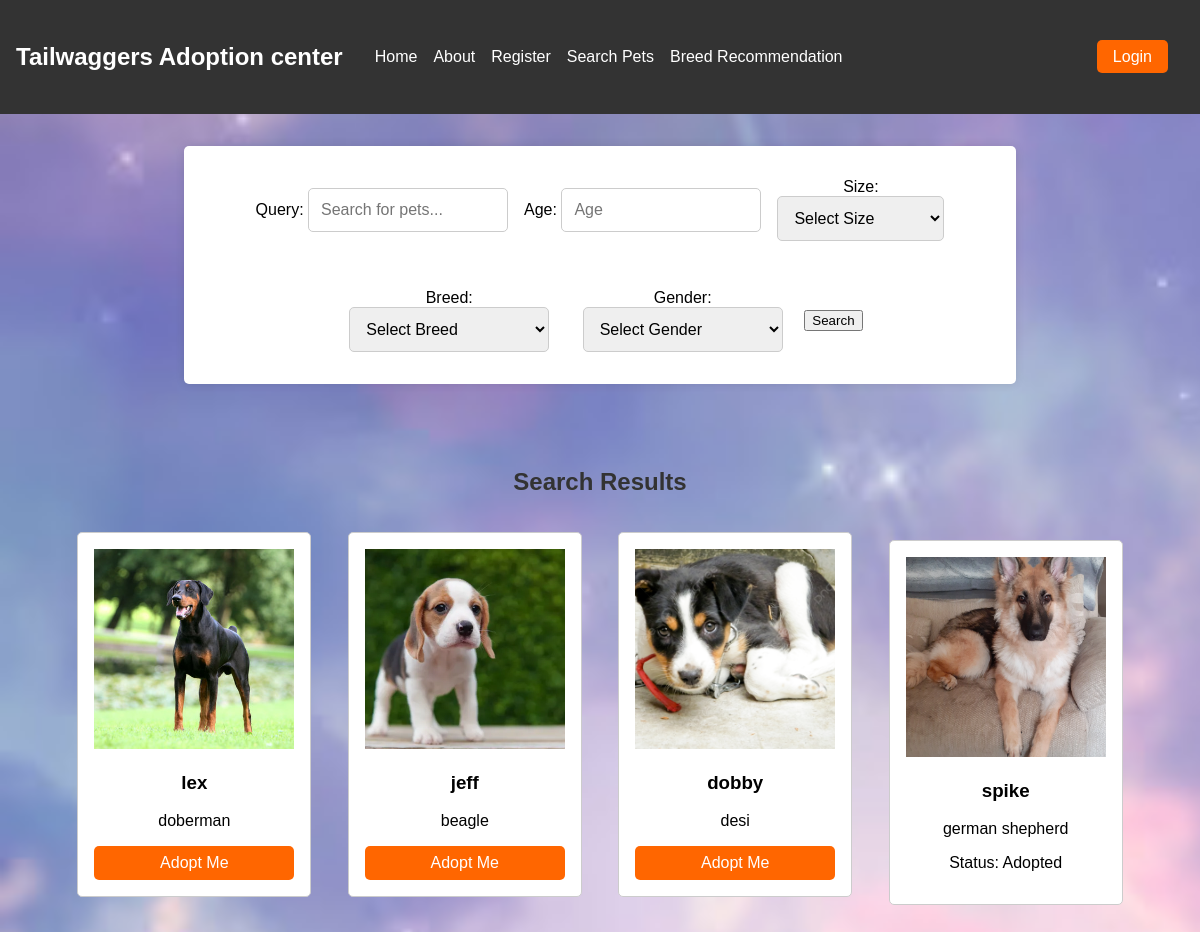
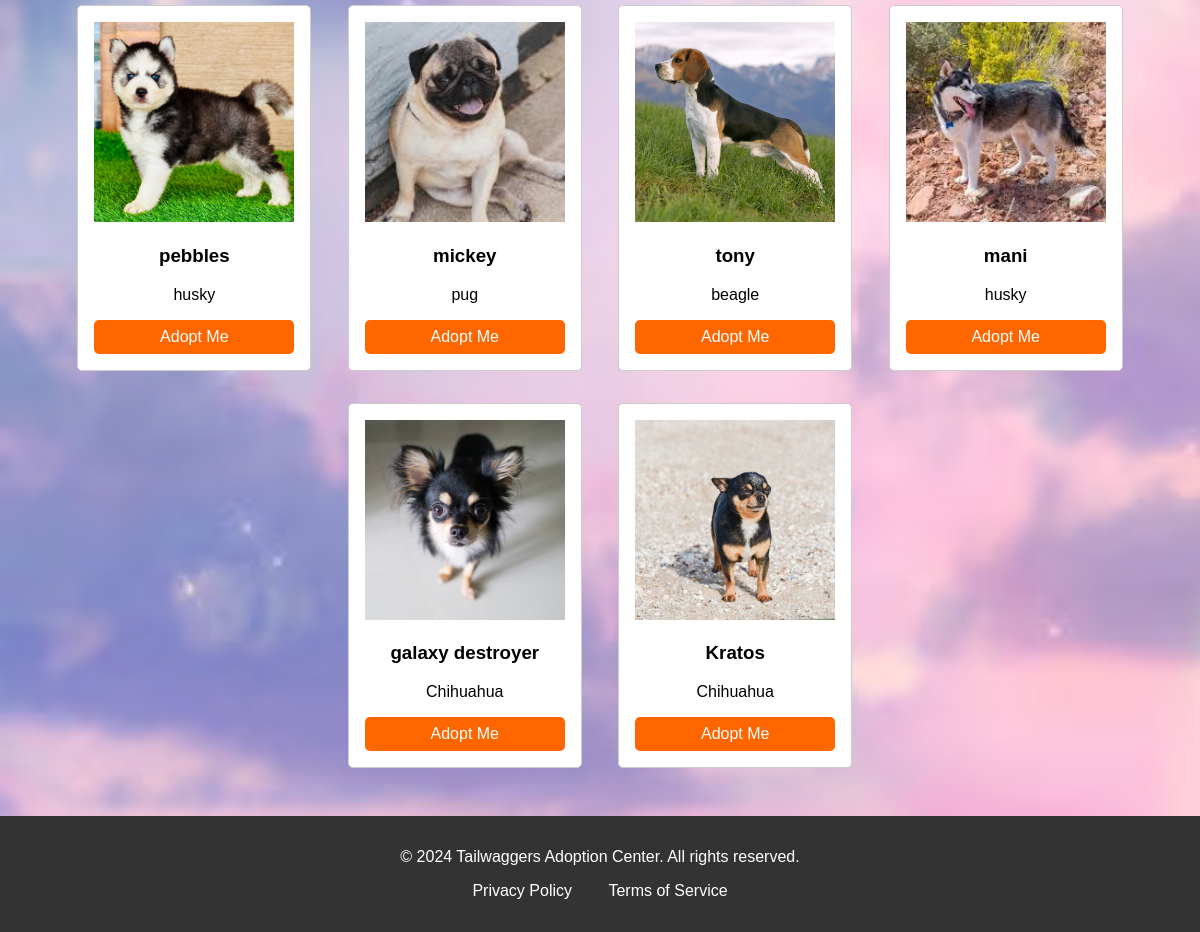
The app's page /search/ with its own data (2 pictures, top to bottom).
### webpage/models.py (models this page shows, shortened)
class pet(models.Model):
    SIZE_CHOICES = [ ('small', 'Small'), ('medium', 'Medium'), ('large', 'Large'), ]
    GENDER_CHOICES =[("female","Female"),("male","Male")]
    name=models.CharField(max_length=50)
    age=models.CharField(max_length=20)
    breed=models.ForeignKey(breed,on_delete=models.CASCADE,default=1)
    gender=models.CharField(max_length=10,choices=GENDER_CHOICES ,default='male')
    description = models.TextField(max_length=300,blank=True)
    size = models.CharField(max_length=10, choices=SIZE_CHOICES, default='medium')
    vaccinations = models.BooleanField(default=False)
    spayed_neutered = models.BooleanField(default=False)
    medical_conditions = models.CharField(max_length=100, blank=True)
    image=models.ImageField(upload_to=("upload/image/"))
    is_adopted=models.BooleanField(default=False)
    class Meta:
        permissions = [("can_add_pet","can add pet")]

class breed(models.Model):
    ACTIVITY_LEVEL_CHOICES = [ ('low', 'Low'), ('medium', 'Medium'), ('high', 'High'), ]
    SIZE_CHOICES = [ ('small', 'Small'), ('medium', 'Medium'), ('large', 'Large'), ]
    name = models.CharField(max_length=50)
    good_with_kids = models.BooleanField(default=False)
    low_shedding =models.BooleanField(default=False)
    first_time_owner = models.BooleanField(default=False)
    Guard_dog = models.BooleanField(default=False)
    athletic = models.BooleanField(default=False)
    first_time_owner = models.BooleanField(default=False)
    activity_level = models.CharField(max_length=10, choices=ACTIVITY_LEVEL_CHOICES, default='medium')
    size = models.CharField(max_length=10, choices=SIZE_CHOICES, default='medium')
    def __str__(self):
        return self.name

### webpage/views.py (the view)
# urls.py: path('search/', views.search_pets, name='search_pets'),
def search_pets(request):
    pets = pet.objects.all()
    search_form = SearchForm(request.GET)
    if search_form.is_valid():
        query = search_form.cleaned_data['query']
        age = search_form.cleaned_data['age']
        size = search_form.cleaned_data['size']
        breed = search_form.cleaned_data['breed']
        gender = search_form.cleaned_data['gender']
        if query:
            pets = pets.filter(name__icontains=query)
        if age:
            pets = pets.filter(age__icontains=age)
        if size:
            pets = pets.filter(size=size)
        if breed:
            pets = pets.filter(breed=breed)
        if gender:
            pets = pets.filter(gender=gender)
    return render(request, "search_pets.html", {"pets": pets, "search_form": search_form})

### webpage/forms.py
class SearchForm(forms.Form):
    query = forms.CharField(max_length=100, required=False, widget=forms.TextInput(attrs={'placeholder': 'Search for pets...'}))
    age = forms.CharField(max_length=20, required=False, widget=forms.TextInput(attrs={'placeholder': 'Age'}))
    size = forms.ChoiceField(choices=[('', 'Select Size'),('small', 'Small'), ('medium', 'Medium'), ('large', 'Large')], required=False)
    breed = forms.ModelChoiceField(queryset=breed.objects.all(), required=False, empty_label="Select Breed")
    gender = forms.ChoiceField(choices=[('', 'Select Gender'), ('male', 'Male'), ('female', 'Female')], required=False)

### webpage/templates/search_pets.html
{% extends 'base.html' %}
{% block content %}
    <section id="search_report" class="search_report">
        <form method="GET" action="{% url 'search_pets' %}">
            {{ search_form.as_p }}
            <button type="submit" class="btn">Search</button>
        </form>
    </section>
    <section id="pets" class="pets">
        <h2>Search Results</h2>
        {% for pet in pets %}
            {% if pet.is_adopted %}
            <div class="pet-card">
                <img src="{{ pet.image.url }}" alt="{{ pet.name }}">
                <h3>{{ pet.name }}</h3>
                <p>{{ pet.breed }}</p>
                <p>Status: Adopted</p>
            </div>
            {% else %}
            <div class="pet-card">
                <img src="{{ pet.image.url }}" alt="{{ pet.name }}">
                <h3>{{ pet.name }}</h3>
                <p>{{ pet.breed }}</p>
                <a href="{% url 'adopt_pet' pet.pk %}" class="btn">Adopt Me</a>
            </div>
            {% endif %}
        {% endfor %}
    </section>
{% endblock %}

### static/style.css (style rules this page uses)
body { font-family: Arial, sans-serif; margin: 0; padding: 0; background-color: #f4f4f4; background-image: url(./petpage_BG_new.jpg); background-size: cover; background-repeat: no-repeat; background-attachment: fixed; }
.pets { padding: 2rem; text-align: center; }
.pets .pet-card { display: inline-block; margin: 1rem; padding: 1rem; border: 1px solid #ccc; border-radius: 5px;background-color:white; }
.pets .pet-card img { width: 200px; height: 200px; object-fit: cover; }
.pets .btn { display: block; background: #ff6600; color: #fff; padding: 0.5rem; text-decoration: none; border-radius: 5px; margin-top: 1rem; }
.search_report { max-width: 800px;margin: 2rem auto;padding: 1rem;background-color: #fff;border-radius: 5px;box-shadow: 0 0 10px rgba(0, 0, 0, 0.1);text-align: center; }
.search_report form { display: flex;flex-wrap: wrap;justify-content: center;align-items: center;gap: 1rem; }
.search_report form input,.search_report form select { padding: 0.75rem;border: 1px solid #ccc;border-radius: 5px;font-size: 1rem;width: 100%;max-width: 200px;box-sizing: border-box; }
h2 { color: #333; }

### records on screen
pet: image (picture), name "lex", breed "doberman"
pet: image (picture), name "jeff", breed "beagle"
pet: image (picture), name "dobby", breed "desi"
pet: image (picture), name "spike", breed "german shepherd"
pet: image (picture), name "pebbles", breed "husky"
pet: image (picture), name "mickey", breed "pug"
pet: image (picture), name "tony", breed "beagle"
pet: image (picture), name "mani", breed "husky"
pet: image (picture), name "galaxy destroyer", breed "Chihuahua"
pet: image (picture), name "Kratos", breed "Chihuahua"
